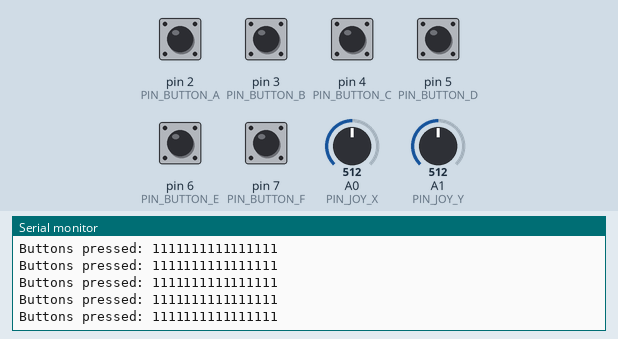
This sketch was run on a simulated Arduino Uno, built with avr-gcc and run on an emulated ATmega328P. Parts: the last lines printed to the serial monitor. The test bench sets the inputs (shaded band); at power-on: pin 2 (PIN_BUTTON_A), pin 3 (PIN_BUTTON_B), pin 4 (PIN_BUTTON_C), pin 5 (PIN_BUTTON_D), pin 6 (PIN_BUTTON_E), pin 7 (PIN_BUTTON_F) HIGH, A0 (PIN_JOY_X) = 512, A1 (PIN_JOY_Y) = 512.

Above: at 1.2 s.
1.3 s: A0 (PIN_JOY_X) set to 716
At 2.09 s:
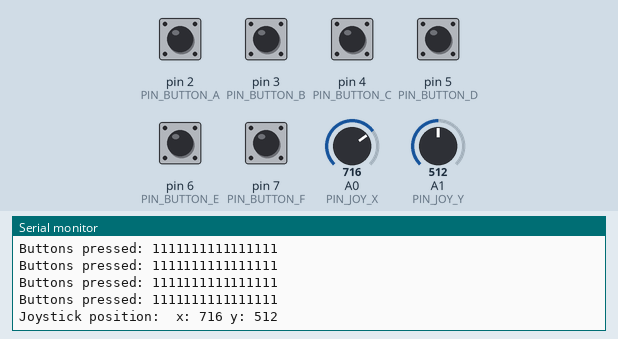
2.8 s: A1 (PIN_JOY_Y) set to 716
At 3.02 s:
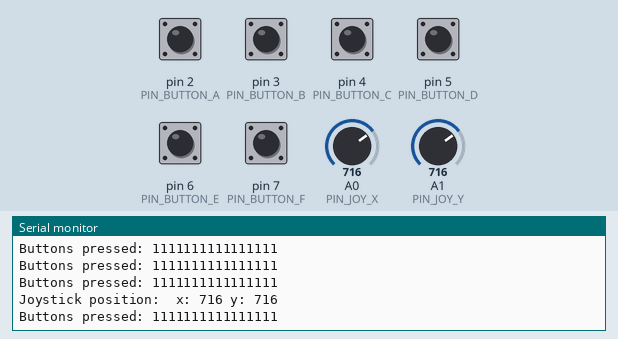
4.3 s: pin 2 (PIN_BUTTON_A) pulled LOW for 0.15 s
5.9 s: pin 3 (PIN_BUTTON_B) pulled LOW for 0.15 s
7.5 s: pin 4 (PIN_BUTTON_C) pulled LOW for 0.15 s
9.1 s: pin 5 (PIN_BUTTON_D) pulled LOW for 0.15 s
Timing chart, 0 to 11.7 s (numbered marks = the images above; inputs shaded):
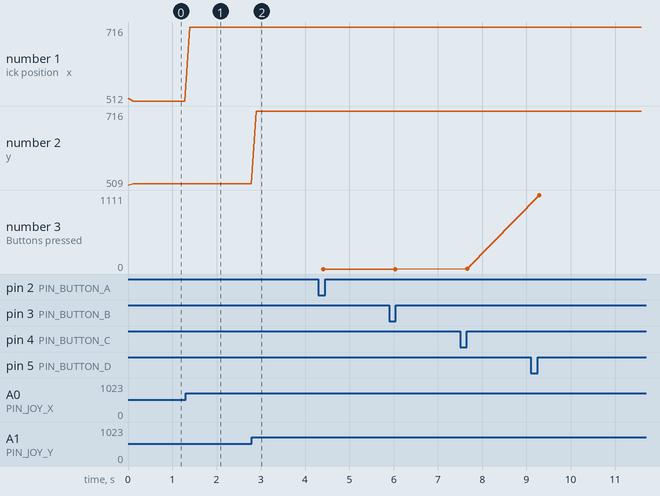

The sketch:

fundino-joystick.ino
```cpp
#include <TimerOne.h>

// define the PINS of the joystick shield
// Joystick axises
#define PIN_JOY_X A0
#define PIN_JOY_Y A1
// Shield buttons
// Button A or UP
#define PIN_BUTTON_A 2
// Button B or RIGHT
#define PIN_BUTTON_B 3
// Button C or DOWN
#define PIN_BUTTON_C 4
// Button D or LEFT
#define PIN_BUTTON_D 5
// BUTTON E or MENU?
#define PIN_BUTTON_E 6
// BUTTON F or SETUP?
#define PIN_BUTTON_F 7

// list of buttons to check (using their pin numbers
int buttons[] = { PIN_BUTTON_A, PIN_BUTTON_B, PIN_BUTTON_C, PIN_BUTTON_D, PIN_BUTTON_E, PIN_BUTTON_F };

// button names - for debugging
char buttonNames[] = {'A', 'B', 'C', 'D', 'E', 'F'};

// the centre value of the joystick, can vary per instance
int medianX = 520;
int medianY = 509;

// treshold for joystick changes. Will treat median +- treshold as centre position
int tresholdX = 10;
int tresholdY = 10;

// the delay in the main loop in miliseconds this will be the time when we can do something with the data
const int mainLoopDelay = 100;

// controller sample frequency in microseconds divide by 16 to avoid loosing data (integers hold 16 bits)
const int controllerSampling =  (mainLoopDelay / 16) * 1000;

// the actual state of the controller: joystick and the list of button events
struct ControllerState {
  // the joy x position from 0-1023
  int x;
  // the joy y position from 0-1023
  int y;
  // Holds the 6 button changes as integer. Each bit represents a status: 0: button is down (pressed) 1: button is up
  unsigned int buttonStatuses[6];
  // send the sampling frequency also, so the client can calculate button simple / double / keep down for buttons
  int sampling;
};
// helper to be able to reset the button statuses (fill the whole int with 1)
const unsigned int resetStatuses[6] = {0xFFFF,0xFFFF,0xFFFF,0xFFFF,0xFFFF,0xFFFF};

// global to hold the actual data from the controller shield
ControllerState controllerState = { medianX, medianY, {0xFFFF,0xFFFF,0xFFFF,0xFFFF,0xFFFF,0xFFFF}, controllerSampling } ;

void setup() {
 // Start serial to observe the values with the serial monitor
  Serial.begin(115200);
  // Sets the timer of the software interrupt
  Timer1.initialize(controllerSampling);
  // Attach the reader function to the interrupt
  Timer1.attachInterrupt(readController);
  // set the pins as input and put them to HIGH
  for (unsigned int i = 0; i < (sizeof(buttons) / sizeof(int)) ; i = i + 1) {
    pinMode(buttons[i], INPUT);
    digitalWrite(buttons[i], HIGH);
  }
}

// read the joystick and button states
void readController() {
  controllerState.x = analogRead(PIN_JOY_X);
  controllerState.y = analogRead(PIN_JOY_Y);
  for (unsigned int i = 0; i < (sizeof(buttons) / sizeof(int)) ; i = i + 1) {
    int actualStatus = digitalRead(buttons[i]);
    // shift the
    controllerState.buttonStatuses[i] <<= 1;
    if (actualStatus == HIGH) {
      controllerState.buttonStatuses[i] |= 1u;
    }
  }
}

void loop() {
  // disabling interrupts while making a copy of the controller status
  noInterrupts();
  ControllerState state = controllerState;
  //reset the buttons history
  memcpy(controllerState.buttonStatuses,resetStatuses, 6);
  interrupts();

  // Print x axis values
  String output = "Joystick position:" ;
  Serial.println(output + "  x: " + state.x + " y: " + state.y);
  output = "Buttons pressed: ";
  for (unsigned int i = 0; i < (sizeof(buttons) / sizeof(int)) ; i = i + 1) {
    Serial.print(output);
    Serial.println(state.buttonStatuses[i], BIN);
  }

  // Some delay to observe your values on serial monitor or send the data to a display etc.
  delay(mainLoopDelay);
}
```

Measured:
- after the input at 1.3 s, the serial monitor: prints a new line after 0.09 s (image 1)
- after the input at 2.8 s, the serial monitor: prints a new line after 0.10 s (image 2)
- plotted number 1: 512 → 716 after the input at 1.3 s
- plotted number 3: 0 → 1 after the input at 7.5 s, 1 → 1111 after the input at 9.1 s
